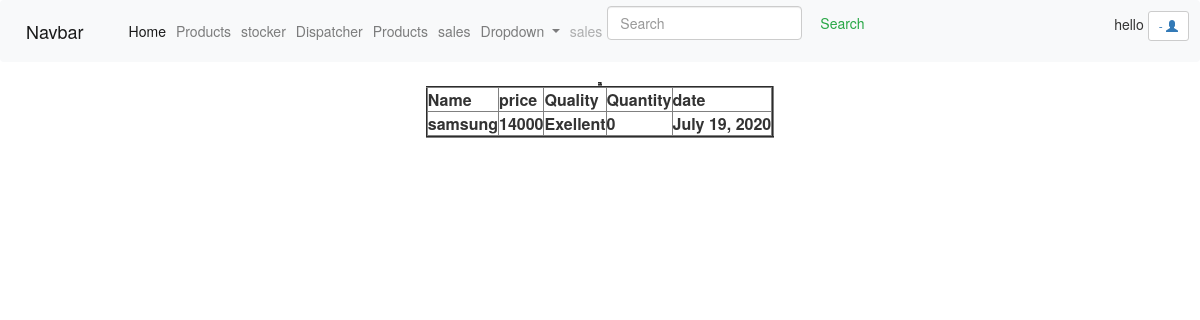
/Click_Buy_Product/?product=1 (signed in), run on the app's committed database.
### app1/models.py (models this page shows)
class Product_Details(models.Model):
    Product_no = models.AutoField(primary_key=True)
    Name = models.CharField(max_length=150)
    Price = models.IntegerField()
    Quality = models.CharField(max_length=150)
    Quantity = models.IntegerField(default=0)
    Add_Date = models.DateField(auto_now_add=True)

### Customers/views.py (the view)
# urls.py: path('Click_Buy_Product/', views.Click_Buy_Product,name="Click_Buy_Product"),
def Click_Buy_Product(request):
    productid = request.GET.get('product')
    pr = Product_Details.objects.filter(Product_no=productid)
    return render(request,'Product/Click_Buy_Product.html',{'prd':pr})

### templates/Product/Click_Buy_Product.html (shortened to what this page needs)
{% extends 'common.html' %}
{% block ccoman %}
    <table align="center" border="2">
        <tr>
            <th>Name</th>
            <th>price</th>
            <th>Quality</th>
            <th>Quantity</th>
            <th>date</th>
        </tr>
    {% for i in prd %}
        <tr>
            <th>{{ i.Name }}</th>
            <th>{{ i.Price }}</th>
            <th>{{ i.Quality }}</th>
            <th>{{ i.Quantity }}</th>
            <th>{{ i.Add_Date }}</th>
    {% endfor %}
    <tr>
        <th>
        </th>
    </tr>
    </table>
{% endblock %}

### data on the page
Product_Details: Name "samsung", Price "14000", Quality "Exellent", Quantity "0", Add_Date "July 19, 2020"
